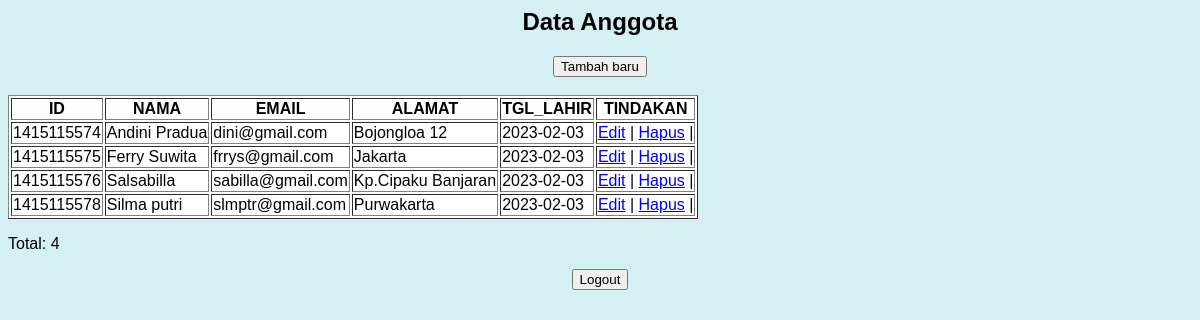
The app's page /admin/index.php with its own data.
### tables this page shows
CREATE TABLE `admi` (
  `Id` int(50) NOT NULL,
  `Nama` varchar(100) NOT NULL,
  `Alamat` varchar(100) NOT NULL,
  `Email` varchar(50) NOT NULL,
  `Tgl_lahir` varchar(50) NOT NULL,
  `Tindakan` varchar(50) NOT NULL
);

### admin/index.php (the view, shortened to what this page needs)
<?php include('koneksi.php');?>
<html>
<head><title>formulir</title></head>
<center><h2>Data Anggota </h2></center>
<link rel ="stylesheet" type = "text/css"href="style.css">
<body>
		<center><nav><a href="formulir.php"><button>Tambah baru</button>
		</a></nav></center>
		<br>
<table border ="1" callpedding ="8" aligen="center" bgcolor="white">
	<thread>
		<tr>
			<th>Id</th>
			<th>Nama</th>
			<th>Email</th>
			<th>Alamat</th>
			<th>Tgl_lahir</th>
			<th>Tindakan</th>
		</tr>
	</thread>
	<body>
		<?php
		$sql = "SELECT * FROM admi";
		$query = mysqli_query($koneksi, $sql);
		while($admi = mysqli_fetch_array($query)) {
			echo "<tr>";
			echo "<td>".$admi['Id']."</td>";
			echo "<td>".$admi['Nama']."</td>";
			echo "<td>".$admi['Email']."</td>";
			echo "<td>".$admi['Alamat']."</td>";
			echo "<td>".$admi['Tgl_lahir']."</td>";
			echo "<td>";
			echo "<a href='formulir.php?Id=".$admi['Id']."'>Edit</a> | ";
			echo "<a href='hapus.php?Id=".$admi['Id']."'>Hapus</a> | ";
		}
	?>
</body>
</table>
<p>Total:
	<?php echo mysqli_num_rows($query) ?>
	<br>
	<center><nav><a href="/prakerin/index.php"><button>Logout</button>
	</a></nav></center>
</p>
</body>
</html>

### style.css (style rules this page uses)
body { font-family: sans-serif; background: #d5f0f3; }
th { text-align: center; text-transform: uppercase; }

### records on screen
admi: Id "1415115574", Nama "Andini Pradua", Email "dini@gmail.com", Alamat "Bojongloa 12", Tgl_lahir "2023-02-03"
admi: Id "1415115575", Nama "Ferry Suwita", Email "frrys@gmail.com", Alamat "Jakarta", Tgl_lahir "2023-02-03"
admi: Id "1415115576", Nama "Salsabilla", Email "sabilla@gmail.com", Alamat "Kp.Cipaku Banjaran", Tgl_lahir "2023-02-03"
admi: Id "1415115578", Nama "Silma putri", Email "slmptr@gmail.com", Alamat "Purwakarta", Tgl_lahir "2023-02-03"

### other values on screen
mysqli_num_rows($query) "4"
